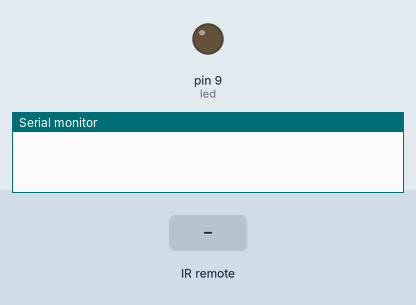
Simulated run of this sketch. Board: Arduino Uno, built with avr-gcc and run on an emulated ATmega328P. On the bench: output pins drawn as LEDs (lit = HIGH), the last lines printed to the serial monitor. The test bench sets the inputs (shaded band).

Above: at 1.2 s.
1.3 s: infrared code 0xFFA25D received
At 2.5 s:
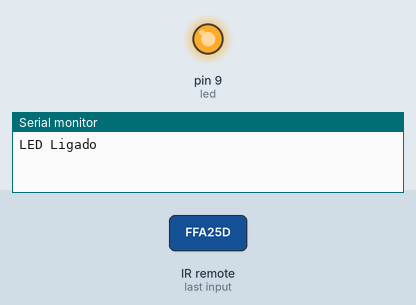
2.8 s: infrared code 0xFF629D received
At 3.7 s:
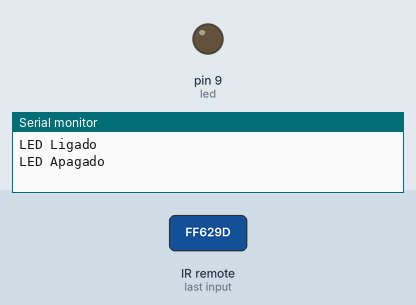
Timing chart, 0 to 5.8 s (numbered marks = the images above; inputs shaded):
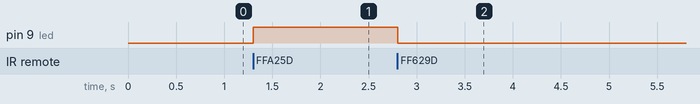

The sketch:

Controle_IR_e_Led.ino
```cpp
// (licence header left out)
#include <IRremote.h>

int RECV_PIN = 11,led=9;

IRrecv irrecv(RECV_PIN);

decode_results results;

void setup()
{
  Serial.begin(9600);
  pinMode(led,OUTPUT);
  irrecv.enableIRIn(); // Start the receiver
}

void loop() {
  if (irrecv.decode(&results)) {

  switch(results.value){
    case 16753245:
      Serial.println("LED Ligado");
      digitalWrite(led,HIGH);
      break;
    case 16736925:
      Serial.println("LED Apagado");
      digitalWrite(led,LOW);
      break;
  }
   irrecv.resume(); // Receive the next value
  }
  delay(100);
}
```

Measured:
- after the input at 1.3 s, pin 9 (led): LOW → HIGH at once
- after the input at 2.8 s, pin 9 (led): HIGH → LOW at once
